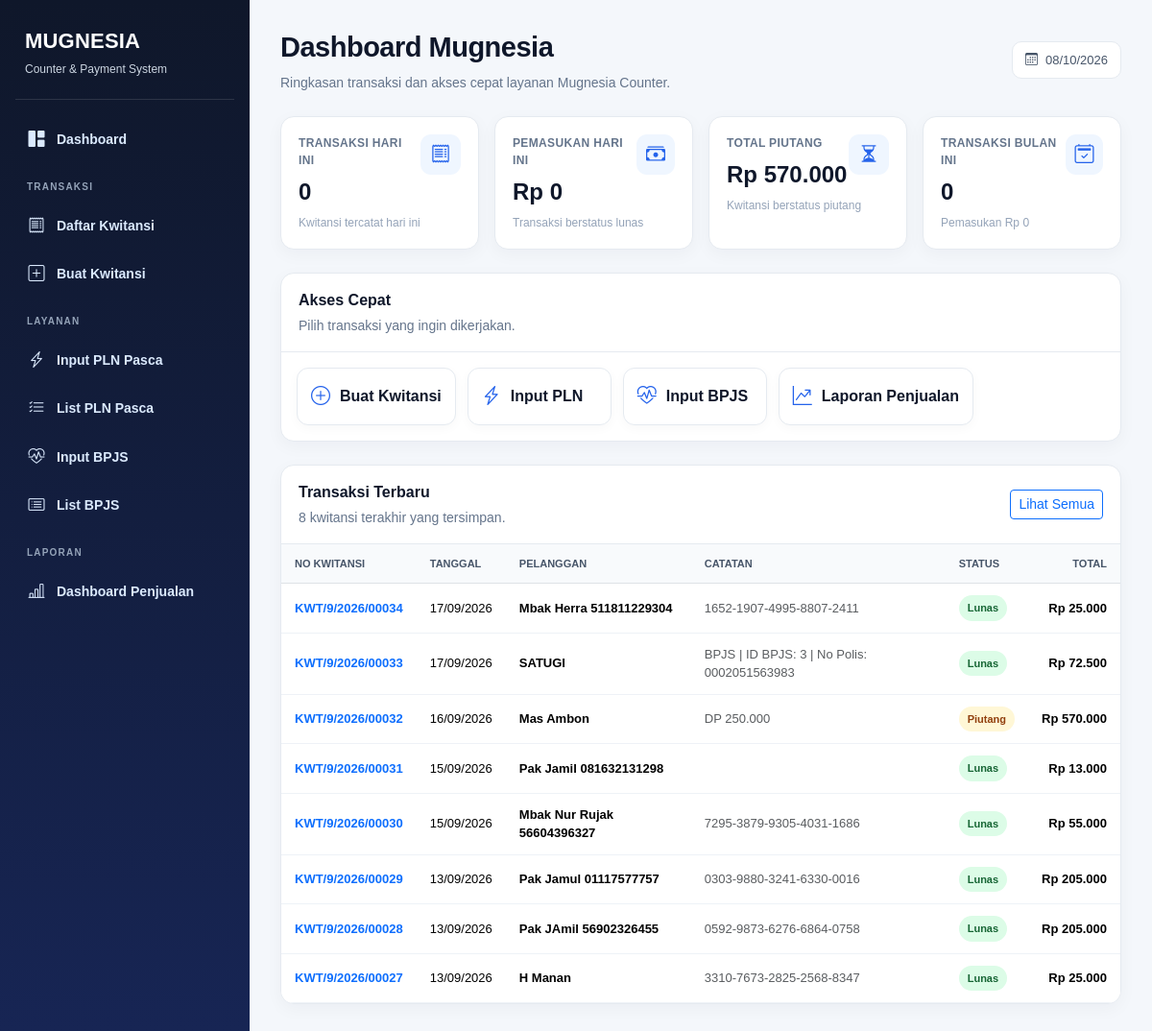
Page /index-old1.php on the earlier database version.
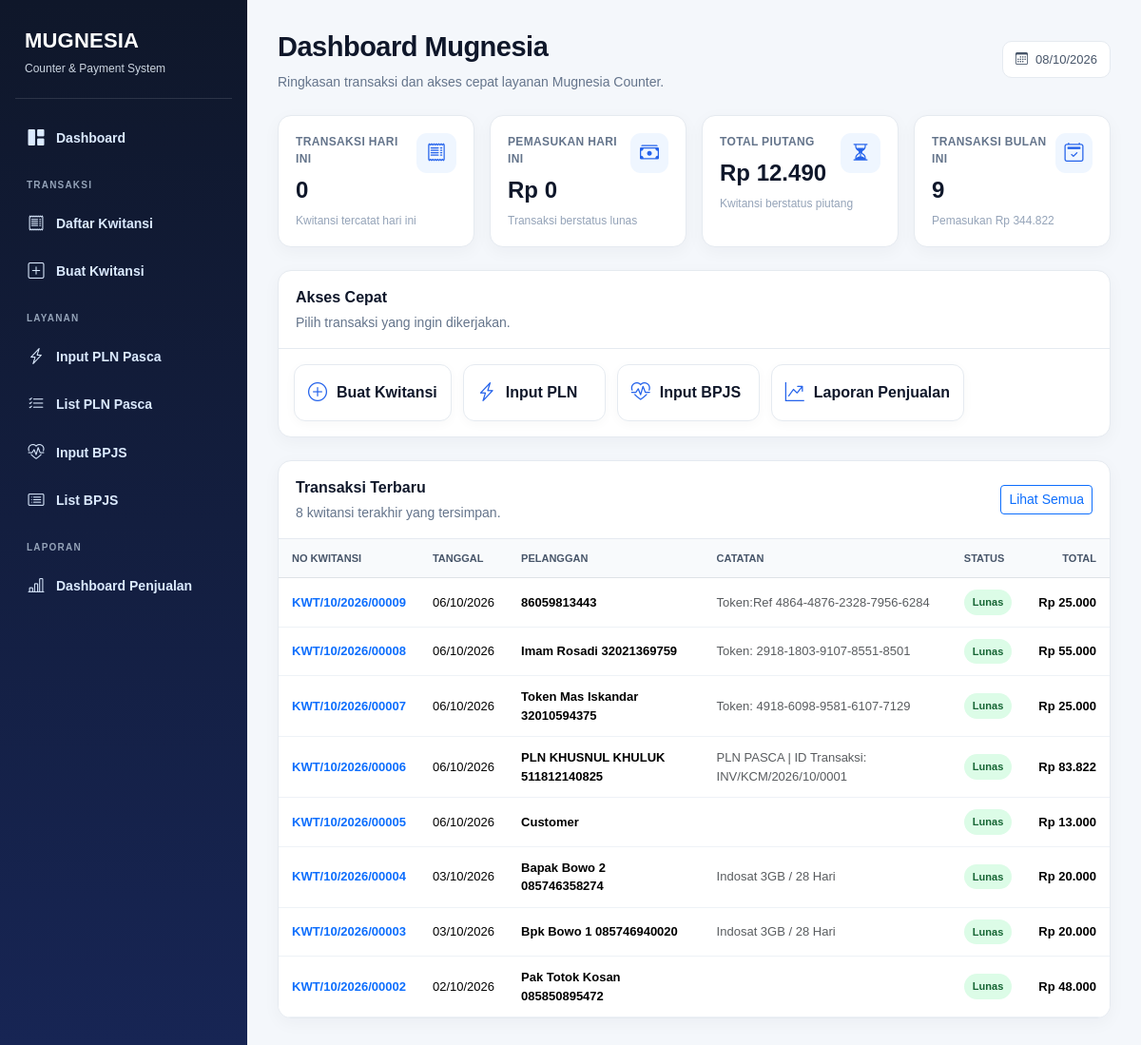
Same page on the later database version.
### tables this page shows
CREATE TABLE `kwitansi` (
  `id` int(11) NOT NULL AUTO_INCREMENT,
  `no_kwitansi` varchar(40) NOT NULL,
  `tanggal` date NOT NULL,
  `nama_pelanggan` varchar(100) DEFAULT NULL,
  `alamat_pelanggan` varchar(255) DEFAULT NULL,
  `catatan` text,
  `status_bayar` varchar(50) NOT NULL,
  `discount` decimal(12,0) NOT NULL,
  `total` decimal(12,0) NOT NULL DEFAULT '0',
  `created_at` timestamp NOT NULL DEFAULT CURRENT_TIMESTAMP,
  `SN` varchar(45) NOT NULL,
  PRIMARY KEY (`id`),
  UNIQUE KEY `no_kwitansi` (`no_kwitansi`),
  KEY `idx_kwitansi_no` (`no_kwitansi`),
  KEY `idx_kwitansi_nama` (`nama_pelanggan`),
  KEY `idx_kwitansi_status` (`status_bayar`)
);

### index-old1.php (the view, shortened to what the changed rows need)
<?php
require_once "db.php";
function scalarValue($conn, $sql, $default = 0) {
    $r = $conn->query($sql);
    $row = $r->fetch_row();
    return $row ? ($row[0] ?? $default) : $default;
}
$monthStart = date('Y-m-01');
$monthEnd = date('Y-m-t');
$piutang = (float) scalarValue($conn, "SELECT COALESCE(SUM(total),0) FROM kwitansi WHERE LOWER(status_bayar)='piutang'");
$transaksi_bulan_ini = (int) scalarValue($conn, "SELECT COUNT(*) FROM kwitansi WHERE tanggal BETWEEN '".$conn->real_escape_string($monthStart)."' AND '".$conn->real_escape_string($monthEnd)."'");
$pemasukan_bulan_ini = (float) scalarValue($conn, "SELECT COALESCE(SUM(total),0) FROM kwitansi WHERE tanggal BETWEEN '".$conn->real_escape_string($monthStart)."' AND '".$conn->real_escape_string($monthEnd)."' AND LOWER(status_bayar)='lunas'");
$recent = $conn->query("SELECT id,no_kwitansi,tanggal,nama_pelanggan,status_bayar,total,catatan FROM kwitansi ORDER BY id DESC LIMIT 8");
?>
<!doctype html>
<html lang="id">
<head>
<link href="https://cdn.jsdelivr.net/npm/bootstrap@5.3.3/dist/css/bootstrap.min.css" rel="stylesheet">
<link rel="stylesheet" href="https://cdn.jsdelivr.net/npm/bootstrap-icons@1.11.3/font/bootstrap-icons.min.css">
</head>
<body>
<div class="mug-app">
<main class="mug-main">
  <div class="row g-3 mb-4">
    <div class="col-xl-3 col-md-6"><div class="stat"><div class="d-flex justify-content-between"><div><div class="stat-label">Total Piutang</div><div class="stat-value">Rp <?= number_format($piutang,0,',','.') ?></div></div></div></div></div>
    <div class="col-xl-3 col-md-6"><div class="stat"><div class="d-flex justify-content-between"><div><div class="stat-label">Transaksi Bulan Ini</div><div class="stat-value"><?= number_format($transaksi_bulan_ini,0,',','.') ?></div></div><div class="stat-icon"><i class="bi bi-calendar2-check"></i></div></div><div class="stat-note">Pemasukan Rp <?= number_format($pemasukan_bulan_ini,0,',','.') ?></div></div></div>
  </div>
  <div class="cardx"><div class="table-responsive"><table class="table"><thead><tr><th>No Kwitansi</th><th>Tanggal</th><th>Pelanggan</th><th>Catatan</th><th>Status</th><th class="text-end">Total</th></tr></thead><tbody>
  <?php if ($recent && $recent->num_rows): while($r=$recent->fetch_assoc()): $st=strtolower(trim($r['status_bayar']??'')); ?>
  <tr><td><a href="kwitansi_edit.php?id=<?= (int)$r['id'] ?>" class="text-decoration-none fw-bold"><?= htmlspecialchars($r['no_kwitansi']) ?></a></td><td class="text-nowrap"><?= date('d/m/Y',strtotime($r['tanggal'])) ?></td><td class="fw-semibold"><?= htmlspecialchars($r['nama_pelanggan']) ?></td><td class="text-muted"><?= htmlspecialchars(mb_strimwidth($r['catatan']??'',0,55,'…')) ?></td><td><span class="status <?= $st==='lunas'?'badge-lunas':($st==='piutang'?'badge-piutang':'bg-light') ?>"><?= htmlspecialchars($r['status_bayar'] ?: '-') ?></span></td><td class="text-end fw-bold text-nowrap">Rp <?= number_format($r['total'],0,',','.') ?></td></tr>
  <?php endwhile; else: ?><tr><td colspan="6" class="text-center text-muted py-4">Belum ada transaksi.</td></tr><?php endif; ?>
  </tbody></table></div></div>
</main>
</div>
</body></html>

Differences in the rows shown:
no longer on this page (row unchanged): kwitansi: no_kwitansi "KWT/9/2026/00034", tanggal "17/09/2026", nama_pelanggan "Mbak Herra 511811229304", catatan "1652-1907-4995-8807-2411", status_bayar "Lunas", total "25.000"
no longer on this page (row unchanged): kwitansi: no_kwitansi "KWT/9/2026/00033", tanggal "17/09/2026", nama_pelanggan "SATUGI", catatan "BPJS | ID BPJS: 3 | No Polis: 0002051563983", status_bayar "Lunas", total "72.500"
no longer on this page (row edited): kwitansi: no_kwitansi "KWT/9/2026/00032", tanggal "16/09/2026", nama_pelanggan "Mas Ambon", catatan "DP 250.000", status_bayar "Piutang", total "570.000"
no longer on this page (row unchanged): kwitansi: no_kwitansi "KWT/9/2026/00031", tanggal "15/09/2026", nama_pelanggan "Pak Jamil 081632131298", status_bayar "Lunas", total "13.000"
no longer on this page (row unchanged): kwitansi: no_kwitansi "KWT/9/2026/00030", tanggal "15/09/2026", nama_pelanggan "Mbak Nur Rujak 56604396327", catatan "7295-3879-9305-4031-1686", status_bayar "Lunas", total "55.000"
no longer on this page (row unchanged): kwitansi: no_kwitansi "KWT/9/2026/00029", tanggal "13/09/2026", nama_pelanggan "Pak Jamul 01117577757", catatan "0303-9880-3241-6330-0016", status_bayar "Lunas", total "205.000"
no longer on this page (row unchanged): kwitansi: no_kwitansi "KWT/9/2026/00028", tanggal "13/09/2026", nama_pelanggan "Pak JAmil 56902326455", catatan "0592-9873-6276-6864-0758", status_bayar "Lunas", total "205.000"
no longer on this page (row unchanged): kwitansi: no_kwitansi "KWT/9/2026/00027", tanggal "13/09/2026", nama_pelanggan "H Manan", catatan "3310-7673-2825-2568-8347", status_bayar "Lunas", total "25.000"
added kwitansi: no_kwitansi "KWT/10/2026/00009", tanggal "06/10/2026", nama_pelanggan "86059813443", catatan "Token:Ref 4864-4876-2328-7956-6284", status_bayar "Lunas", total "25.000"
added kwitansi: no_kwitansi "KWT/10/2026/00008", tanggal "06/10/2026", nama_pelanggan "Imam Rosadi 32021369759", catatan "Token: 2918-1803-9107-8551-8501", status_bayar "Lunas", total "55.000"
added kwitansi: no_kwitansi "KWT/10/2026/00007", tanggal "06/10/2026", nama_pelanggan "Token Mas Iskandar 32010594375", catatan "Token: 4918-6098-9581-6107-7129", status_bayar "Lunas", total "25.000"
added kwitansi: no_kwitansi "KWT/10/2026/00006", tanggal "06/10/2026", nama_pelanggan "PLN KHUSNUL KHULUK 511812140825", catatan "PLN PASCA | ID Transaksi: INV/KCM/2026/10/0001", status_bayar "Lunas", total "83.822"
added kwitansi: no_kwitansi "KWT/10/2026/00005", tanggal "06/10/2026", nama_pelanggan "Customer", status_bayar "Lunas", total "13.000"
added kwitansi: no_kwitansi "KWT/10/2026/00004", tanggal "03/10/2026", nama_pelanggan "Bapak Bowo 2 085746358274", catatan "Indosat 3GB / 28 Hari", status_bayar "Lunas", total "20.000"
added kwitansi: no_kwitansi "KWT/10/2026/00003", tanggal "03/10/2026", nama_pelanggan "Bpk Bowo 1 085746940020", catatan "Indosat 3GB / 28 Hari", status_bayar "Lunas", total "20.000"
added kwitansi: no_kwitansi "KWT/10/2026/00002", tanggal "02/10/2026", nama_pelanggan "Pak Totok Kosan 085850895472", status_bayar "Lunas", total "48.000"
Other differences:
$piutang: "570.000" → "12.490"
$transaksi_bulan_ini: "0" → "9"
$pemasukan_bulan_ini: "0" → "344.822"
